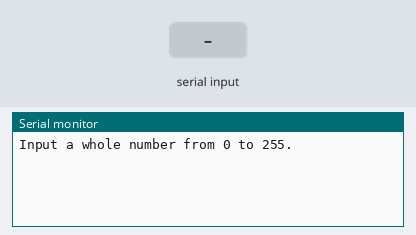
The sketch below on a simulated Arduino Uno, built with avr-gcc and run on an emulated ATmega328P. Shown: the last lines printed to the serial monitor. The inputs (shaded band) are chosen by the test bench.

Above: at 1.2 s.
1.3 s: "90,45\n" received over Serial
At 2.3 s:
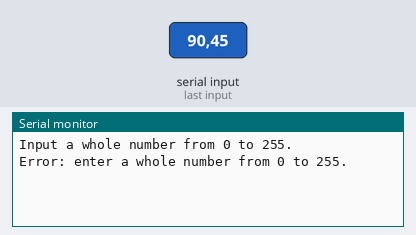
2.8 s: "0\n" received over Serial
At 3.4 s:
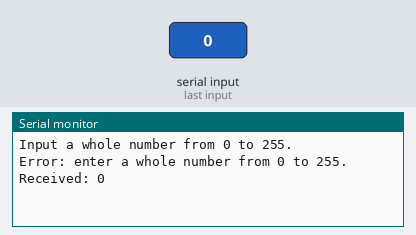

The sketch:

system_four.ino
```cpp
void setup() {
  Serial.begin(115200);
  Serial.println("Input a whole number from 0 to 255.");
}

void loop() {
  if (Serial.available() == 0) {
    return;
  }

  String input = Serial.readStringUntil('\n');
  input.trim();

  if (input.length() == 0) {
    return;
  }

  if (input.length() > 3) {
    Serial.println("Error: enter a whole number from 0 to 255.");
    return;
  }

  for (unsigned int i = 0; i < input.length(); i++) {
    if (input[i] < '0' || input[i] > '9') {
      Serial.println("Error: enter a whole number from 0 to 255.");
      return;
    }
  }

  int value = input.toInt();
  if (value > 255) {
    Serial.println("Error: enter a whole number from 0 to 255.");
    return;
  }

  Serial.print("Received: ");
  Serial.println(value);
}
```

Measured:
- after the input at 1.3 s, the serial monitor: prints a new line at once (image 1)
- after the input at 2.8 s, the serial monitor: prints a new line at once (image 2)
